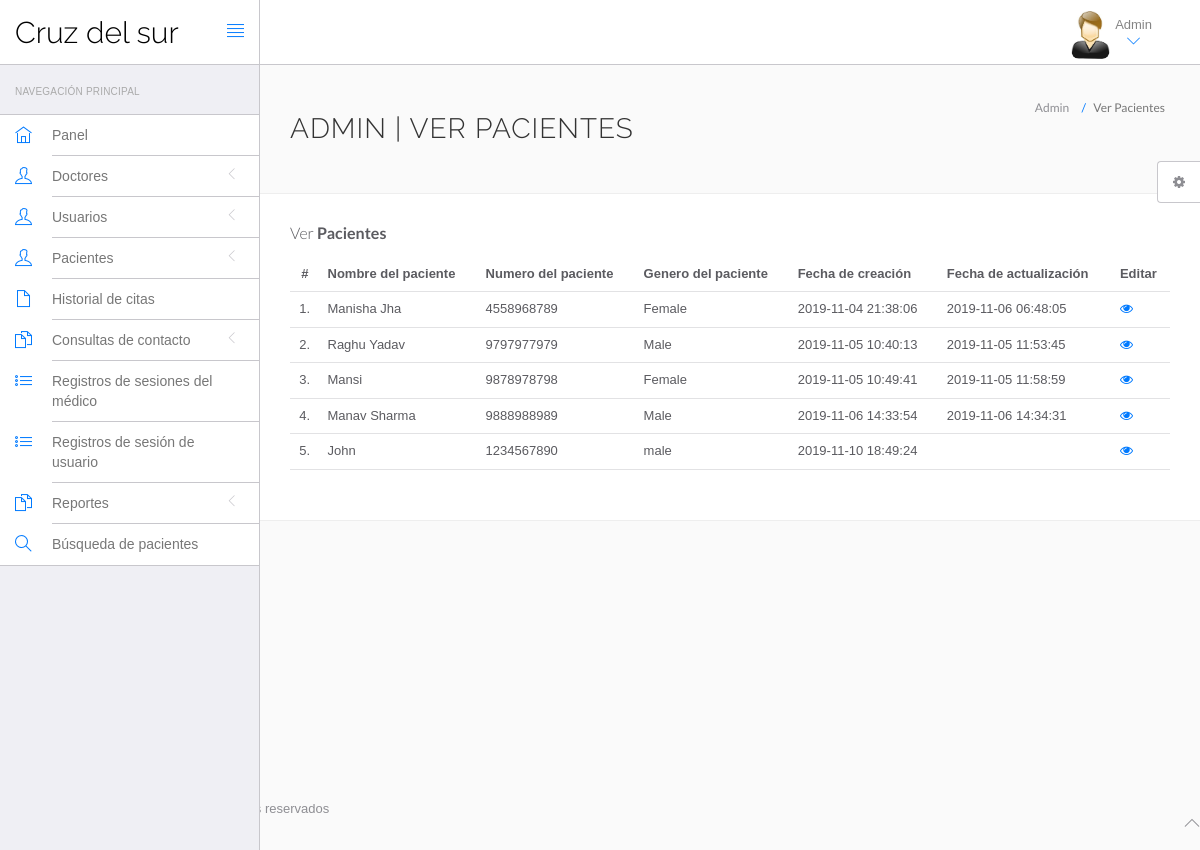
The page /hms/admin/manage-patient.php (signed in) on the database its author committed.
### tables this page shows
CREATE TABLE `tblpatient` (
  `ID` int(10) NOT NULL,
  `Docid` int(10) DEFAULT NULL,
  `PatientName` varchar(200) DEFAULT NULL,
  `PatientContno` bigint(10) DEFAULT NULL,
  `PatientEmail` varchar(200) DEFAULT NULL,
  `PatientGender` varchar(50) DEFAULT NULL,
  `PatientAdd` mediumtext DEFAULT NULL,
  `PatientAge` int(10) DEFAULT NULL,
  `PatientMedhis` mediumtext DEFAULT NULL,
  `CreationDate` timestamp NULL DEFAULT current_timestamp(),
  `UpdationDate` timestamp NULL DEFAULT NULL ON UPDATE current_timestamp()
);

### hms/admin/manage-patient.php (the view, shortened to what this page needs)
<?php
include('include/config.php');
?>
<!DOCTYPE html>
<html lang="en">
<head>
	<link rel="stylesheet" href="vendor/bootstrap/css/bootstrap.min.css">
	<link rel="stylesheet" href="vendor/fontawesome/css/font-awesome.min.css">
	<link rel="stylesheet" href="vendor/themify-icons/themify-icons.min.css">
	<link href="vendor/animate.css/animate.min.css" rel="stylesheet" media="screen">
	<link href="vendor/perfect-scrollbar/perfect-scrollbar.min.css" rel="stylesheet" media="screen">
	<link href="vendor/switchery/switchery.min.css" rel="stylesheet" media="screen">
	<link href="vendor/bootstrap-touchspin/jquery.bootstrap-touchspin.min.css" rel="stylesheet" media="screen">
	<link href="vendor/select2/select2.min.css" rel="stylesheet" media="screen">
	<link href="vendor/bootstrap-datepicker/bootstrap-datepicker3.standalone.min.css" rel="stylesheet" media="screen">
	<link href="vendor/bootstrap-timepicker/bootstrap-timepicker.min.css" rel="stylesheet" media="screen">
	<link rel="stylesheet" href="assets/css/styles.css">
	<link rel="stylesheet" href="assets/css/plugins.css">
	<link rel="stylesheet" href="assets/css/themes/theme-1.css" id="skin_color" />
</head>
<body>
	<div id="app">
		<?php include('include/sidebar.php'); ?>
		<div class="app-content">
			<?php include('include/header.php'); ?>
			<div class="main-content">
				<div class="wrap-content container" id="container">
					<section id="page-title">
						<div class="row">
							<div class="col-sm-8">
								<h1 class="mainTitle">Admin | Ver Pacientes</h1>
							</div>
							<ol class="breadcrumb">
								<li>
									<span>Admin</span>
								</li>
								<li class="active">
									<span>Ver Pacientes</span>
								</li>
							</ol>
						</div>
					</section>
					<div class="container-fluid container-fullw bg-white">
						<div class="row">
							<div class="col-md-12">
								<h5 class="over-title margin-bottom-15">Ver <span class="text-bold">Pacientes</span></h5>
								<table class="table table-hover" id="sample-table-1">
									<thead>
										<tr>
											<th class="center">#</th>
											<th>Nombre del paciente</th>
											<th>Numero del paciente</th>
											<th>Genero del paciente </th>
											<th>Fecha de creación </th>
											<th>Fecha de actualización </th>
											<th>Editar</th>
										</tr>
									</thead>
									<tbody>
										<?php
										$sql = mysqli_query($con, "select * from tblpatient");
										$cnt = 1;
										while ($row = mysqli_fetch_array($sql)) {
										?>
											<tr>
												<td class="center"><?php echo $cnt; ?>.</td>
												<td class="hidden-xs"><?php echo $row['PatientName']; ?></td>
												<td><?php echo $row['PatientContno']; ?></td>
												<td><?php echo $row['PatientGender']; ?></td>
												<td><?php echo $row['CreationDate']; ?></td>
												<td><?php echo $row['UpdationDate']; ?>
												</td>
												<td>
													<a href="view-patient.php?viewid=<?php echo $row['ID']; ?>"><i class="fa fa-eye"></i></a>
												</td>
											</tr>
										<?php
											$cnt = $cnt + 1;
										} ?>
									</tbody>
								</table>
							</div>
						</div>
					</div>
				</div>
			</div>
		</div>
	</div>
	<?php include('include/footer.php'); ?>
	<?php include('include/setting.php'); ?>
</body>
</html>

### hms/admin/assets/css/themes/theme-1.css (style rules this page uses)
body { background: #FAFAFA; }

### rows shown on the page
tblpatient: PatientName "Manisha Jha", PatientContno "4558968789", PatientGender "Female", CreationDate "2019-11-04 21:38:06", UpdationDate "2019-11-06 06:48:05"
tblpatient: PatientName "Raghu Yadav", PatientContno "9797977979", PatientGender "Male", CreationDate "2019-11-05 10:40:13", UpdationDate "2019-11-05 11:53:45"
tblpatient: PatientName "Mansi", PatientContno "9878978798", PatientGender "Female", CreationDate "2019-11-05 10:49:41", UpdationDate "2019-11-05 11:58:59"
tblpatient: PatientName "Manav Sharma", PatientContno "9888988989", PatientGender "Male", CreationDate "2019-11-06 14:33:54", UpdationDate "2019-11-06 14:34:31"
tblpatient: PatientName "John", PatientContno "1234567890", PatientGender "male", CreationDate "2019-11-10 18:49:24"
